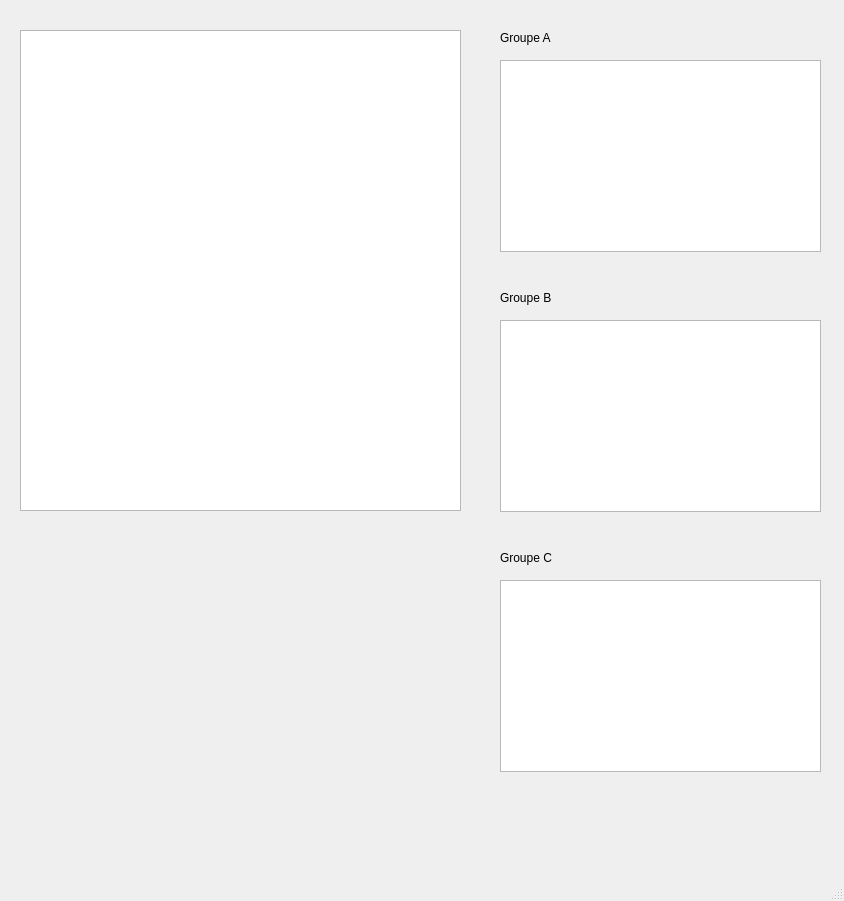
<?xml version="1.0" encoding="UTF-8"?>
<ui version="4.0">
 <class>Result</class>
 <widget class="QMainWindow" name="Result">
  <property name="geometry">
   <rect>
    <x>0</x>
    <y>0</y>
    <width>844</width>
    <height>901</height>
   </rect>
  </property>
  <property name="windowTitle">
   <string>MainWindow</string>
  </property>
  <widget class="QWidget" name="centralwidget">
   <widget class="QTableView" name="tableView">
    <property name="geometry">
     <rect>
      <x>20</x>
      <y>30</y>
      <width>441</width>
      <height>481</height>
     </rect>
    </property>
   </widget>
   <widget class="QTableView" name="tableView_2">
    <property name="geometry">
     <rect>
      <x>500</x>
      <y>60</y>
      <width>321</width>
      <height>192</height>
     </rect>
    </property>
   </widget>
   <widget class="QTableView" name="tableView_3">
    <property name="geometry">
     <rect>
      <x>500</x>
      <y>320</y>
      <width>321</width>
      <height>192</height>
     </rect>
    </property>
   </widget>
   <widget class="QTableView" name="tableView_4">
    <property name="geometry">
     <rect>
      <x>500</x>
      <y>580</y>
      <width>321</width>
      <height>192</height>
     </rect>
    </property>
   </widget>
   <widget class="QLabel" name="label">
    <property name="geometry">
     <rect>
      <x>500</x>
      <y>30</y>
      <width>171</width>
      <height>16</height>
     </rect>
    </property>
    <property name="text">
     <string>Groupe A</string>
    </property>
   </widget>
   <widget class="QLabel" name="label_2">
    <property name="geometry">
     <rect>
      <x>500</x>
      <y>290</y>
      <width>171</width>
      <height>16</height>
     </rect>
    </property>
    <property name="text">
     <string>Groupe B</string>
    </property>
   </widget>
   <widget class="QLabel" name="label_3">
    <property name="geometry">
     <rect>
      <x>500</x>
      <y>550</y>
      <width>171</width>
      <height>16</height>
     </rect>
    </property>
    <property name="text">
     <string>Groupe C</string>
    </property>
   </widget>
  </widget>
  <widget class="QMenuBar" name="menubar">
   <property name="geometry">
    <rect>
     <x>0</x>
     <y>0</y>
     <width>844</width>
     <height>24</height>
    </rect>
   </property>
  </widget>
  <widget class="QStatusBar" name="statusbar"/>
 </widget>
 <resources/>
 <connections/>
</ui>
